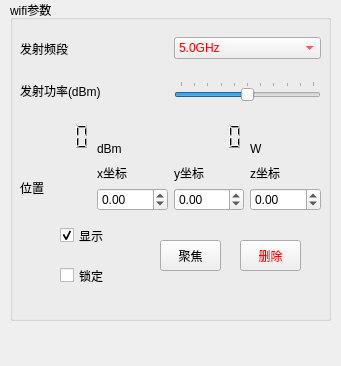
<?xml version="1.0" encoding="UTF-8"?>
<ui version="4.0">
 <class>SourceControl</class>
 <widget class="QWidget" name="SourceControl">
  <property name="geometry">
   <rect>
    <x>0</x>
    <y>0</y>
    <width>341</width>
    <height>366</height>
   </rect>
  </property>
  <property name="maximumSize">
   <size>
    <width>360</width>
    <height>600</height>
   </size>
  </property>
  <property name="palette">
   <palette>
    <active>
     <colorrole role="Text">
      <brush brushstyle="SolidPattern">
       <color alpha="255">
        <red>0</red>
        <green>0</green>
        <blue>0</blue>
       </color>
      </brush>
     </colorrole>
     <colorrole role="ButtonText">
      <brush brushstyle="SolidPattern">
       <color alpha="255">
        <red>255</red>
        <green>0</green>
        <blue>0</blue>
       </color>
      </brush>
     </colorrole>
     <colorrole role="PlaceholderText">
      <brush brushstyle="SolidPattern">
       <color alpha="128">
        <red>0</red>
        <green>0</green>
        <blue>0</blue>
       </color>
      </brush>
     </colorrole>
    </active>
    <inactive>
     <colorrole role="Text">
      <brush brushstyle="SolidPattern">
       <color alpha="255">
        <red>0</red>
        <green>0</green>
        <blue>0</blue>
       </color>
      </brush>
     </colorrole>
     <colorrole role="ButtonText">
      <brush brushstyle="SolidPattern">
       <color alpha="255">
        <red>255</red>
        <green>0</green>
        <blue>0</blue>
       </color>
      </brush>
     </colorrole>
     <colorrole role="PlaceholderText">
      <brush brushstyle="SolidPattern">
       <color alpha="128">
        <red>0</red>
        <green>0</green>
        <blue>0</blue>
       </color>
      </brush>
     </colorrole>
    </inactive>
    <disabled>
     <colorrole role="Text">
      <brush brushstyle="SolidPattern">
       <color alpha="255">
        <red>120</red>
        <green>120</green>
        <blue>120</blue>
       </color>
      </brush>
     </colorrole>
     <colorrole role="ButtonText">
      <brush brushstyle="SolidPattern">
       <color alpha="255">
        <red>120</red>
        <green>120</green>
        <blue>120</blue>
       </color>
      </brush>
     </colorrole>
     <colorrole role="PlaceholderText">
      <brush brushstyle="SolidPattern">
       <color alpha="128">
        <red>0</red>
        <green>0</green>
        <blue>0</blue>
       </color>
      </brush>
     </colorrole>
    </disabled>
   </palette>
  </property>
  <property name="windowTitle">
   <string>Form</string>
  </property>
  <widget class="QGroupBox" name="groupBox">
   <property name="geometry">
    <rect>
     <x>10</x>
     <y>0</y>
     <width>321</width>
     <height>321</height>
    </rect>
   </property>
   <property name="title">
    <string>wifi参数</string>
   </property>
   <widget class="QWidget" name="gridLayoutWidget_3">
    <property name="geometry">
     <rect>
      <x>10</x>
      <y>30</y>
      <width>301</width>
      <height>181</height>
     </rect>
    </property>
    <layout class="QGridLayout" name="gridLayout_3">
     <item row="5" column="0" rowspan="2">
      <widget class="QLCDNumber" name="power_dbm">
       <property name="frameShape">
        <enum>QFrame::NoFrame</enum>
       </property>
       <property name="frameShadow">
        <enum>QFrame::Raised</enum>
       </property>
       <property name="lineWidth">
        <number>1</number>
       </property>
       <property name="smallDecimalPoint">
        <bool>false</bool>
       </property>
      </widget>
     </item>
     <item row="6" column="1">
      <widget class="QLabel" name="label_2">
       <property name="text">
        <string>dBm</string>
       </property>
      </widget>
     </item>
     <item row="0" column="2" rowspan="2" colspan="2">
      <widget class="QComboBox" name="freq_selector">
       <item>
        <property name="text">
         <string>5.0GHz</string>
        </property>
       </item>
       <item>
        <property name="text">
         <string>2.4GHz</string>
        </property>
       </item>
      </widget>
     </item>
     <item row="0" column="0" rowspan="2" colspan="2">
      <widget class="QLabel" name="label">
       <property name="text">
        <string>发射频段</string>
       </property>
      </widget>
     </item>
     <item row="7" column="2">
      <widget class="QLabel" name="label_5">
       <property name="text">
        <string>y坐标</string>
       </property>
      </widget>
     </item>
     <item row="8" column="3">
      <widget class="QDoubleSpinBox" name="spin_z">
       <property name="minimum">
        <double>-99.989999999999995</double>
       </property>
       <property name="singleStep">
        <double>0.100000000000000</double>
       </property>
      </widget>
     </item>
     <item row="5" column="2" rowspan="2">
      <widget class="QLCDNumber" name="power_w">
       <property name="frameShape">
        <enum>QFrame::NoFrame</enum>
       </property>
      </widget>
     </item>
     <item row="7" column="0" rowspan="2">
      <widget class="QLabel" name="label_3">
       <property name="text">
        <string>位置</string>
       </property>
      </widget>
     </item>
     <item row="6" column="3">
      <widget class="QLabel" name="label_7">
       <property name="text">
        <string>W</string>
       </property>
      </widget>
     </item>
     <item row="8" column="2">
      <widget class="QDoubleSpinBox" name="spin_y">
       <property name="minimum">
        <double>-99.989999999999995</double>
       </property>
       <property name="singleStep">
        <double>0.100000000000000</double>
       </property>
      </widget>
     </item>
     <item row="8" column="1">
      <widget class="QDoubleSpinBox" name="spin_x">
       <property name="minimum">
        <double>-99.989999999999995</double>
       </property>
       <property name="singleStep">
        <double>0.100000000000000</double>
       </property>
      </widget>
     </item>
     <item row="7" column="1">
      <widget class="QLabel" name="label_4">
       <property name="text">
        <string>x坐标</string>
       </property>
      </widget>
     </item>
     <item row="7" column="3">
      <widget class="QLabel" name="label_6">
       <property name="text">
        <string>z坐标</string>
       </property>
      </widget>
     </item>
     <item row="3" column="0" rowspan="2" colspan="2">
      <widget class="QLabel" name="power_label">
       <property name="text">
        <string>发射功率(dBm)</string>
       </property>
      </widget>
     </item>
     <item row="3" column="2" rowspan="2" colspan="2">
      <widget class="QSlider" name="power_slider">
       <property name="minimum">
        <number>10</number>
       </property>
       <property name="maximum">
        <number>20</number>
       </property>
       <property name="value">
        <number>15</number>
       </property>
       <property name="orientation">
        <enum>Qt::Horizontal</enum>
       </property>
       <property name="tickPosition">
        <enum>QSlider::TicksAbove</enum>
       </property>
       <property name="tickInterval">
        <number>1</number>
       </property>
      </widget>
     </item>
    </layout>
   </widget>
   <widget class="QCheckBox" name="show_check">
    <property name="geometry">
     <rect>
      <x>50</x>
      <y>220</y>
      <width>81</width>
      <height>31</height>
     </rect>
    </property>
    <property name="text">
     <string>显示</string>
    </property>
    <property name="checked">
     <bool>true</bool>
    </property>
   </widget>
   <widget class="QCheckBox" name="lock_check">
    <property name="geometry">
     <rect>
      <x>50</x>
      <y>260</y>
      <width>81</width>
      <height>31</height>
     </rect>
    </property>
    <property name="text">
     <string>锁定</string>
    </property>
   </widget>
   <widget class="QPushButton" name="focus_button">
    <property name="geometry">
     <rect>
      <x>150</x>
      <y>240</y>
      <width>61</width>
      <height>31</height>
     </rect>
    </property>
    <property name="palette">
     <palette>
      <active>
       <colorrole role="ButtonText">
        <brush brushstyle="SolidPattern">
         <color alpha="255">
          <red>0</red>
          <green>0</green>
          <blue>0</blue>
         </color>
        </brush>
       </colorrole>
      </active>
      <inactive>
       <colorrole role="ButtonText">
        <brush brushstyle="SolidPattern">
         <color alpha="255">
          <red>0</red>
          <green>0</green>
          <blue>0</blue>
         </color>
        </brush>
       </colorrole>
      </inactive>
      <disabled>
       <colorrole role="ButtonText">
        <brush brushstyle="SolidPattern">
         <color alpha="255">
          <red>120</red>
          <green>120</green>
          <blue>120</blue>
         </color>
        </brush>
       </colorrole>
      </disabled>
     </palette>
    </property>
    <property name="text">
     <string>聚焦</string>
    </property>
   </widget>
   <widget class="QPushButton" name="delete_button">
    <property name="geometry">
     <rect>
      <x>230</x>
      <y>240</y>
      <width>61</width>
      <height>31</height>
     </rect>
    </property>
    <property name="font">
     <font>
      <strikeout>false</strikeout>
     </font>
    </property>
    <property name="cursor">
     <cursorShape>ArrowCursor</cursorShape>
    </property>
    <property name="text">
     <string>删除</string>
    </property>
   </widget>
  </widget>
 </widget>
 <resources/>
 <connections/>
</ui>
